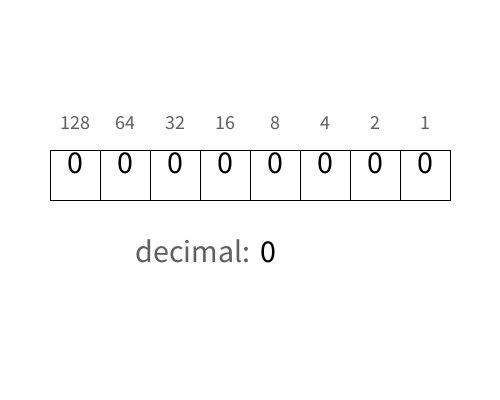
Frame 1 (no input)
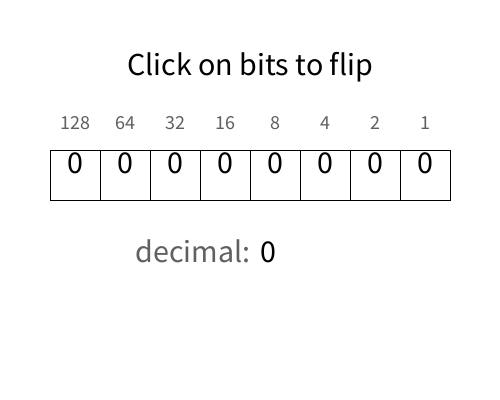
Frame 60 (the mouse pressed at the canvas centre just before this capture)
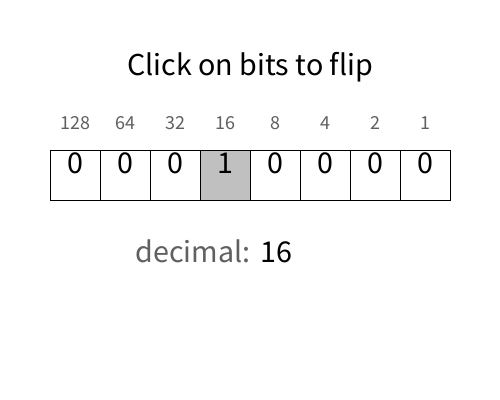
Frame 120 (the mouse held since frame 60 and released just before this capture)

The Processing sketch that drew these frames (run headless with seeded random() and noise(); from frame 60 on, the mouse is pressed at the canvas centre):

// Processing sketch: bits
// ── bits.pde
// Binary number demo
// Copyright © 2011 Mark F. Russo
// Bryn Mawr College, Department of Computer Science
// Permission is granted to copy and distribute provided this entire copyright notice
// is reproduced in all copies.
//
// Modified by Nadeem Abdul Hamid, 2013. 

CBit[] bits = new CBit[8];

void setup() {
  size(500, 400);
  
  // Create and place CBit objects
  int x, y;
  for (int i=0; i<8; i++) {
    y = 150;
    x = 50 + i*50;
    bits[i] = new CBit(x, y, 7-i);
  }
}

void draw() {
  int x, y;
  background(255);
  
  // Draw title
  textSize(32);
  textAlign(CENTER);
  text("Click on bits to flip", 250, 75);
  
  // Draw bits and calculate decimal value
  int dec=0;
  for (int i=0; i<bits.length; i++) {
      bits[i].draw();
      dec += bits[i].val * pow(2, bits[i].pow2);
  }
  
  // Draw decimal and hexidecimal equivalents
  textSize(32);
  fill(96);
  textAlign(RIGHT, CENTER);
  text("decimal:", 250, 250);
  //text("hex:", 250, 300);
  fill(0);
  textAlign(LEFT, CENTER);
  text(str(dec), 260, 250);
  //text(hex(dec, 2), 260, 300);
}

void mousePressed() {
  for (int i=0; i<bits.length; i++) {
    if (bits[i].containsPoint(mouseX, mouseY) == true) {
      bits[i].flip();
      return;
    }
  }
}

// - - - - - - - - - 
class CBit {
  int x, y;            // position
  int width = 50;      // width
  int height = 50;     // height
  int val = 0;         // bit value
  int pow2;            // power of 2
  
  CBit (int x, int y, int pow2) {
    this.x = x;
    this.y = y;
    this.pow2 = pow2;
  }
  
  // Draw the CBit object
  void draw() {
    stroke(0);
    if (val ==0) fill(255);
    else         fill(192);
    rect(x, y, width, height);
    textSize(32);
    textAlign(CENTER, TOP);
    fill(0);
    text(str(val), x, y, width, height);
    textSize(20);
    fill(96);
    text(str((int)pow(2,pow2)), x, y-35, width, 35);
  }
  
  // Flip the bit value
  void flip() {
    if (val == 1) val = 0;
    else          val = 1;
  }
  
  // Return true if the CBit object contains the given point
  boolean containsPoint(int x, int y) {
    if (x < this.x) return false;
    if (y < this.y) return false;
    if (x > this.x + this.width) return false;
    if (y > this.y + this.height) return false;
    return true;
  }
}
